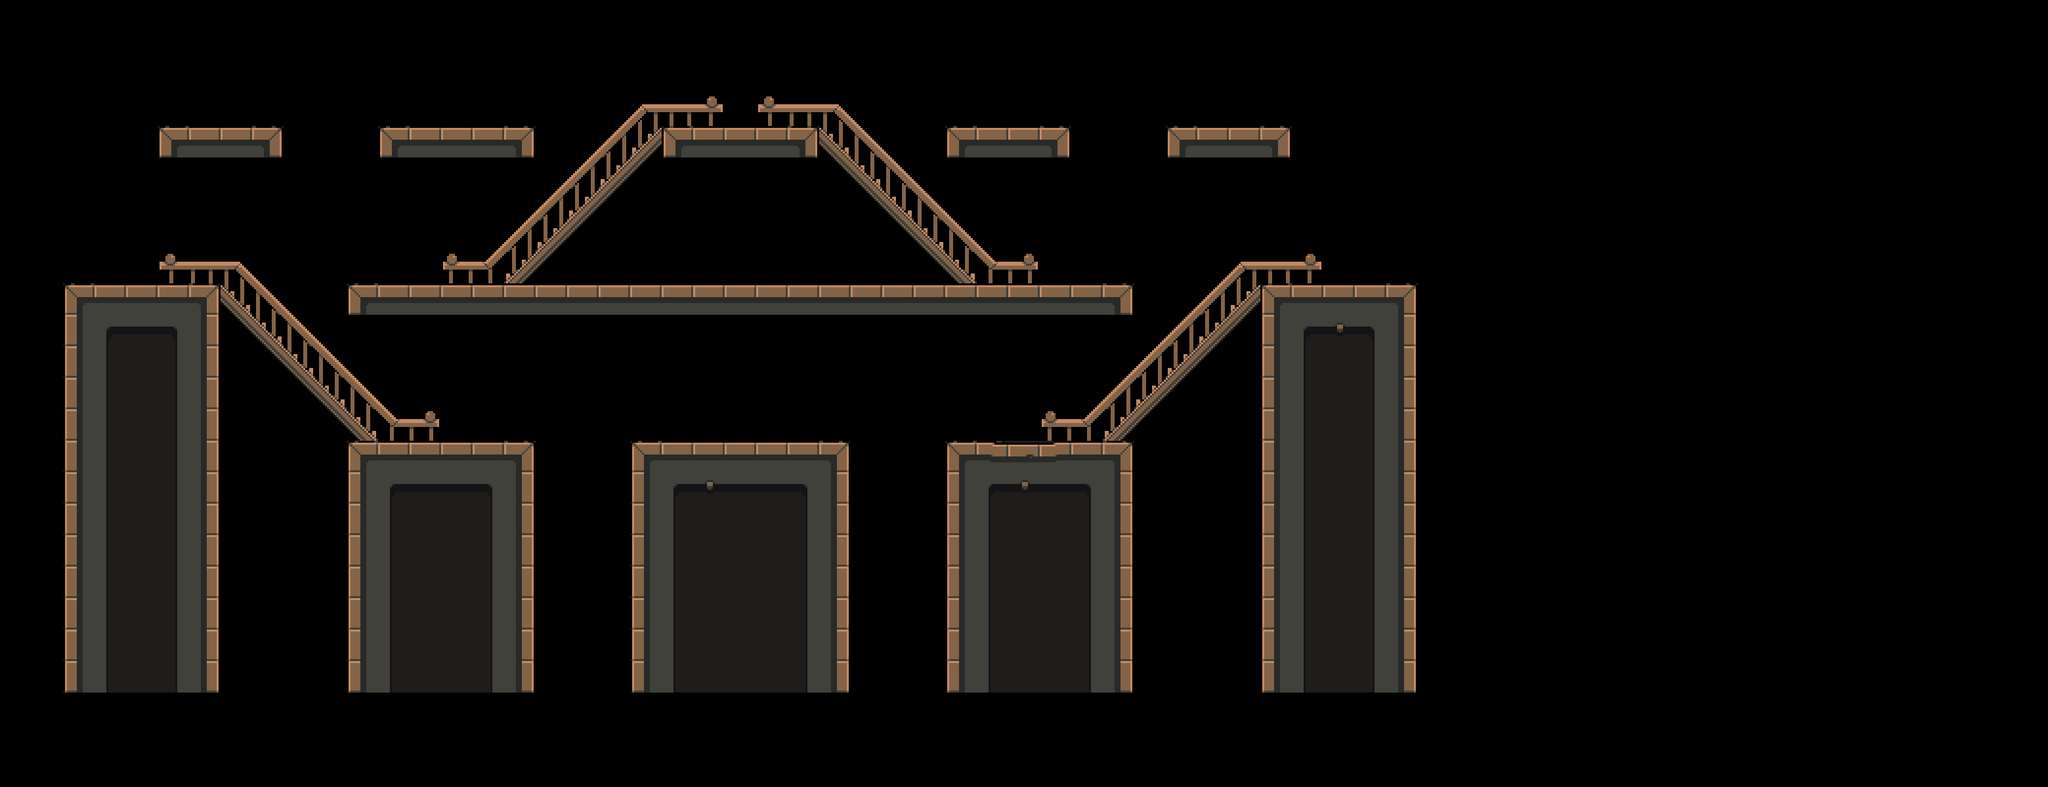

This is a level from a 2D game, rendered from its Tiled map with the project's own tilesets. A one-line summary and the map file follow, with tile-layer data summarised:
An orthogonal 65x25 tile map with 48x48 px tiles, 5 tile layers (Ground, Objects, SlopeRight, SlopeLeft, ...).

<map version="1.0" orientation="orthogonal" width="65" height="25" tilewidth="48" tileheight="48">
 <tileset firstgid="1" name="environment" tilewidth="48" tileheight="48">
  <image source="../img/tiles.png" width="480" height="768" />
 </tileset>
 <layer name="Ground" width="65" height="25">
  <data>[1625 cells, 154 non-empty, 8 distinct tile ids]</data>
 </layer>
 <layer name="Objects" width="65" height="25">
  <data>[1625 cells, 0 non-empty, 0 distinct tile ids]</data>
 </layer>
 <layer name="SlopeRight" width="65" height="25">
  <data>[1625 cells, 10 non-empty, 1 distinct tile ids]</data>
 </layer>
 <layer name="SlopeLeft" width="65" height="25">
  <data>[1625 cells, 10 non-empty, 1 distinct tile ids]</data>
 </layer>
 <layer name="Foreground" width="65" height="25">
  <data>[1625 cells, 247 non-empty, 24 distinct tile ids]</data>
 </layer>
</map>